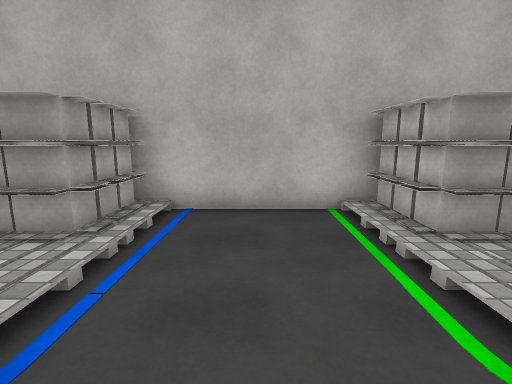
view 1 (above)

19 first-person views from a walk through a Unity game level. The camera is 1.5 m above the floor, tilts 10° down and sees 85° across. Doors are open. The floor is counted in squares, 1 m on a side. Each view is taken from the middle of a square. On the plan, view 1 faces up. The plan holds only what a view shows up to about 14 squares ahead; the rest is blank. The player is left out. Surface patterns are stand-ins for the level's own textures.

view 2
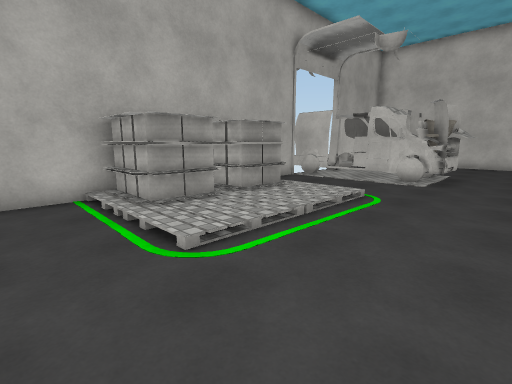

view 3
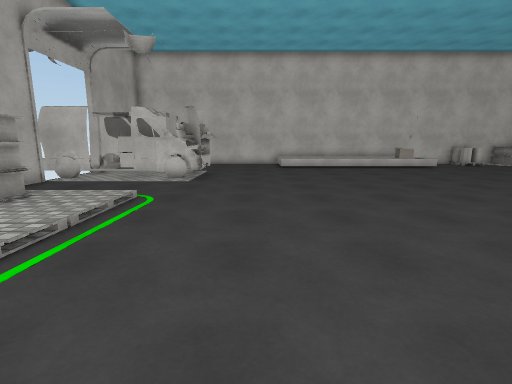

view 4
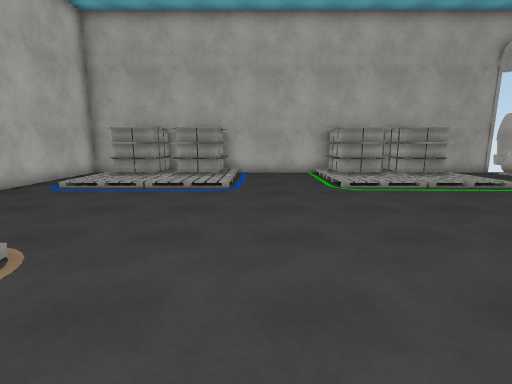

view 5
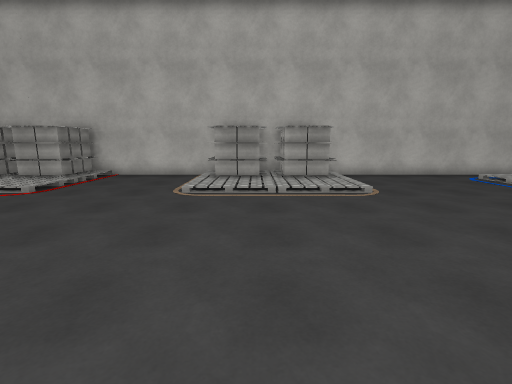

view 6
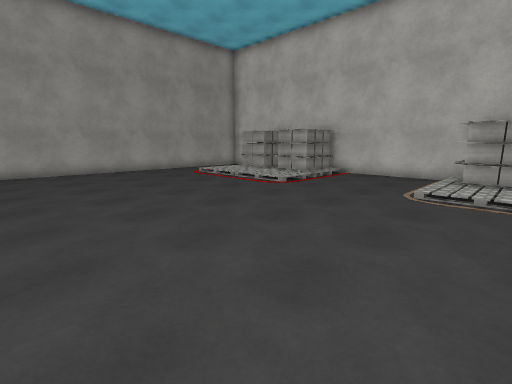

view 7
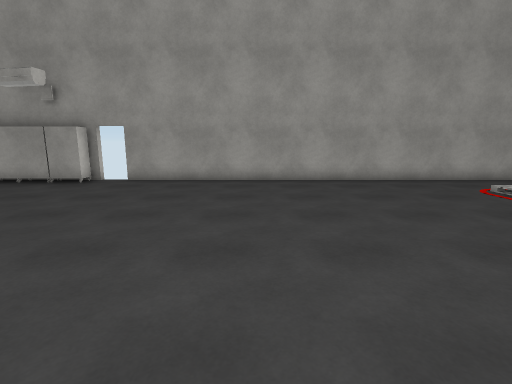

view 8
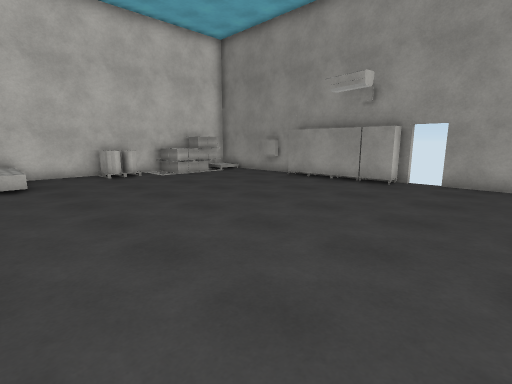

view 9
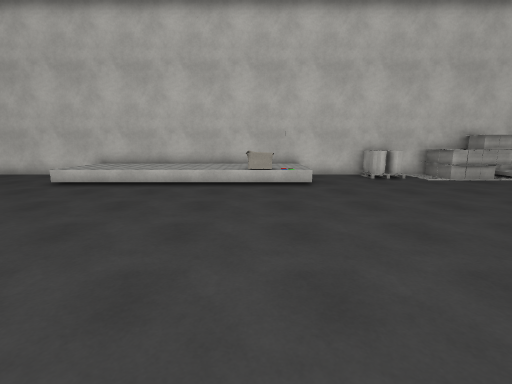

view 10
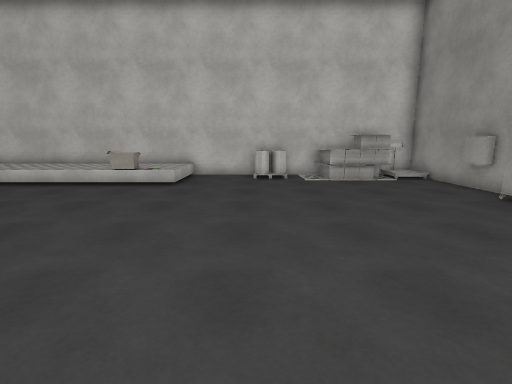

view 11
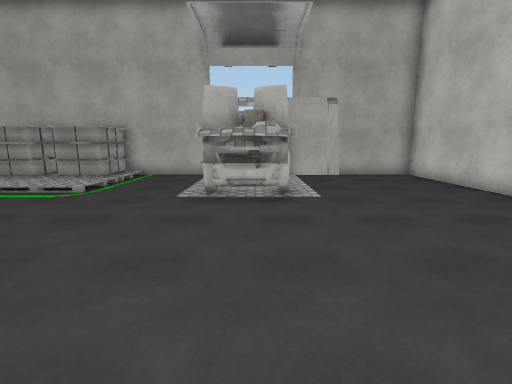

view 12
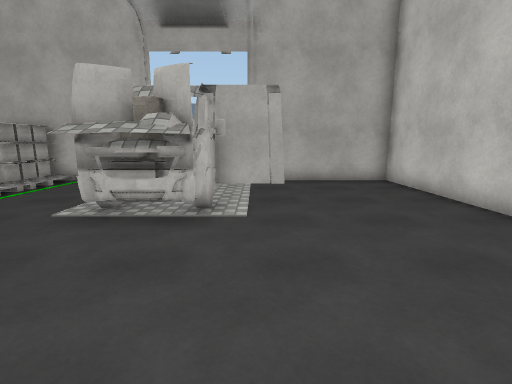

view 13
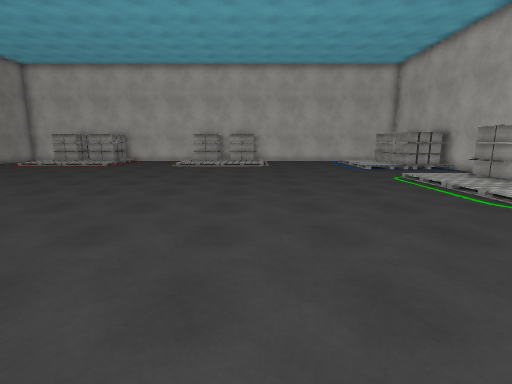

view 14
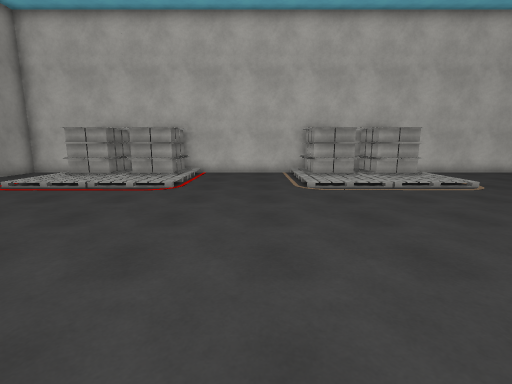

view 15
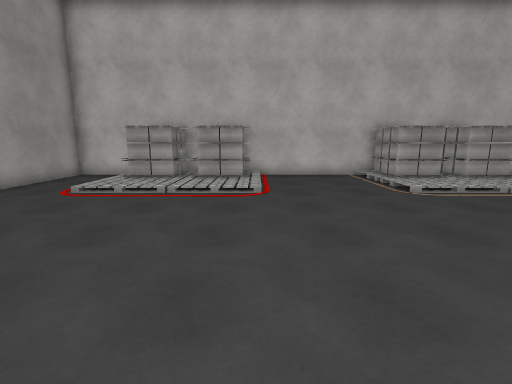

view 16
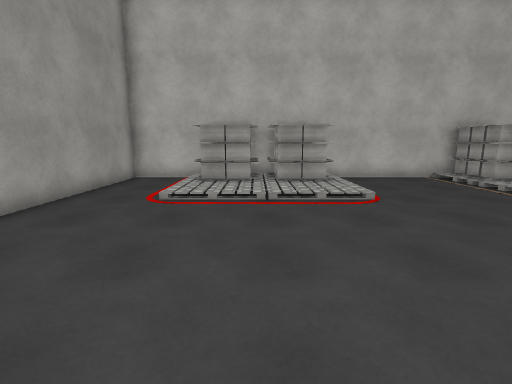

view 17
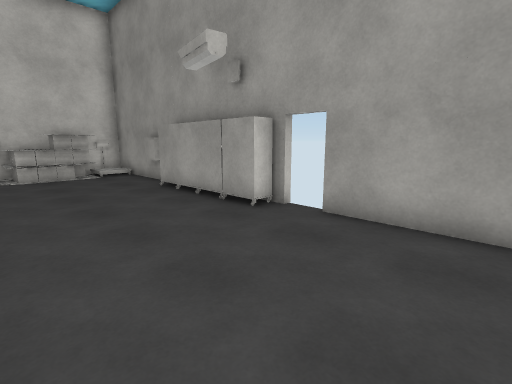

view 18
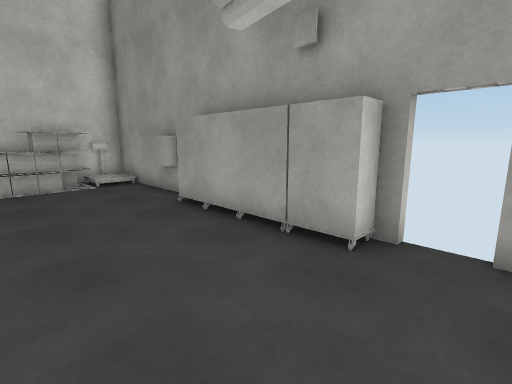

view 19
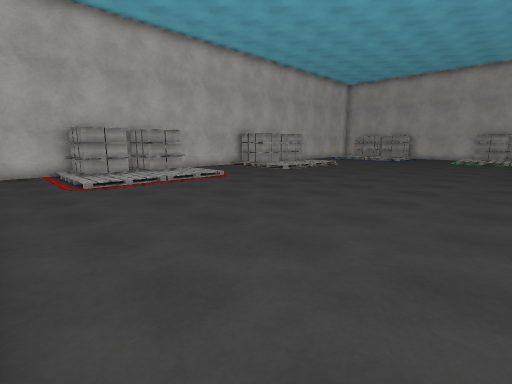

### Floor plan
Key: @ floor where view 1 was taken; # wall or solid block; . main floor; : floor 0.5 m higher than the main floor; / step, stairs or slope; D open door; = window, fence, low wall or low ledge; B box; W wheel; A van; C closet; R barrel; O other object.
Columns run from 9 left of view 1 to 21 right of it. Each row starts with its distance up from view 1.
  7        #####     #####  O######
  6 #   O B/.../B OOB...OW OO.....#
  5 #   OBB/.../BBBBB....#AAA.....#
  4 #  BBBB/.../BBBBB....BB O.....#
  3 #      /.../    /....BB=O.....#
  2 #.//////...//////....W WA.....#
  1 #....................###......#
  0 #........@...........AAA......#
 -1 #.............................#
 -2 #............................ #
 -3 #...........................  #
 -4 #........................./:::#
 -5 # B /...................../:::#
 -6  OB /...................../:::#
 -7 OOO /...................../:::#
 -8     /...................../:::#
 -9 B B /...................../:::#
-10 #BB//...................../:::#
-11 #.........................O:::#
-12 #........................./:O:#
-13 #.........................////#
-14 #.............................#
-15 #OB//.........................#
-16 OOO /.......................RO
-17 OOO /.......................RO
-18 #OB//.........................#
-19 OOB /......................B B
-20 OOB /......................B
-21 #..........................B B
-22 #.........................../##
-23 #................DDCC#CC.O../O#
-24 #################DD     #######

Where each view was taken, in squares from view 1:
view 1: 0 up, 0 right, facing up
view 2: 2 down, 0 right, facing up-right
view 3: 2 down, 0 right, facing right
view 4: 8 down, 1 left, facing up
view 5: 8 down, 4 right, facing left
view 6: 8 down, 4 right, facing down-left
view 7: 12 down, 3 right, facing down
view 8: 12 down, 6 right, facing down-right
view 9: 11 down, 7 right, facing right
view 10: 16 down, 7 right, facing right
view 11: 7 down, 13 right, facing up
view 12: 5 down, 15 right, facing up
view 13: 5 down, 14 right, facing left
view 14: 12 down, 5 right, facing left
view 15: 15 down, 4 right, facing left
view 16: 18 down, 3 right, facing left
view 17: 18 down, 5 right, facing down-right
view 18: 19 down, 8 right, facing down-right
view 19: 23 down, 6 right, facing up-left
